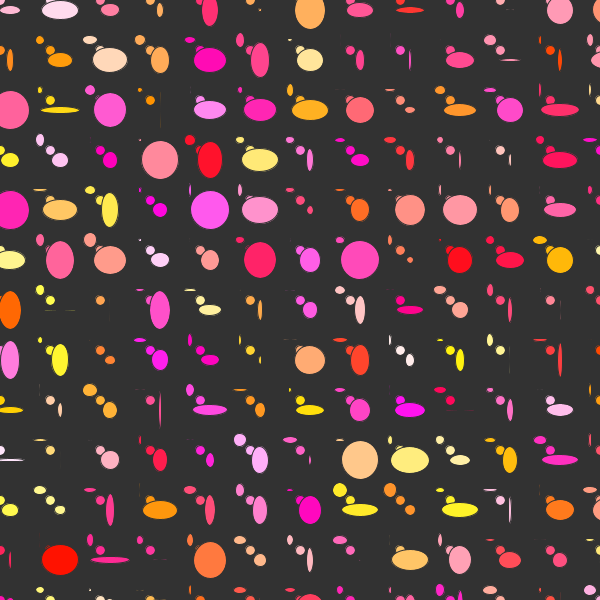
Frame 1 (no input)
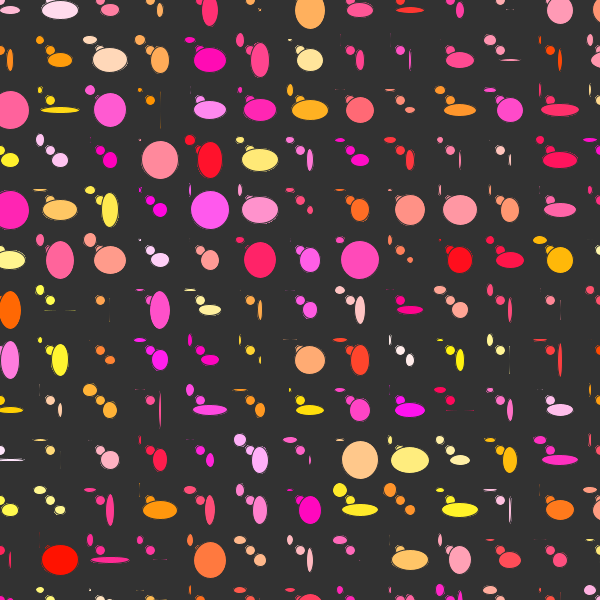
Frame 60 (the mouse pressed at the canvas centre just before this capture)
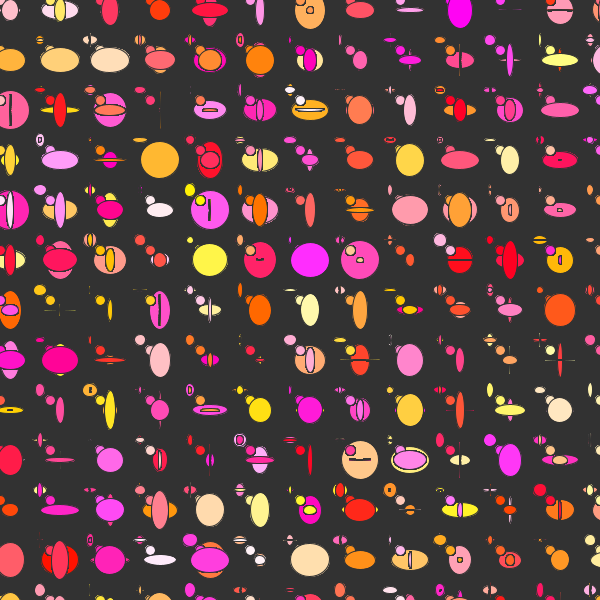
Frame 120 (the mouse held since frame 60 and released just before this capture)

The Processing sketch that drew these frames (run headless with seeded random() and noise(); from frame 60 on, the mouse is pressed at the canvas centre):

// Processing sketch: processing_46785
// ── processing_46785.pde

void setup() {
 size (600,600);
 background (50);
 smooth (); 
}

void draw() {
  randomSeed(mouseX);
  
  //Schleife
  for (int i=0; i<=width; i=i+50){
  for (int j=0; j<=height; j=j+50){
  
    circles(i,j);
    }
  }
}

//Funktion
void circles(int x, int y){
  int k = 10;
  stroke(50);
  
  
  fill(255,random(255),random(255)); 
  ellipse(x,y,k,k);
  ellipse(x+k,y+k,random(-40,40), random(-40,40));
  ellipse(x-k,y-k,random(-15,15), random(-15,15));
}
